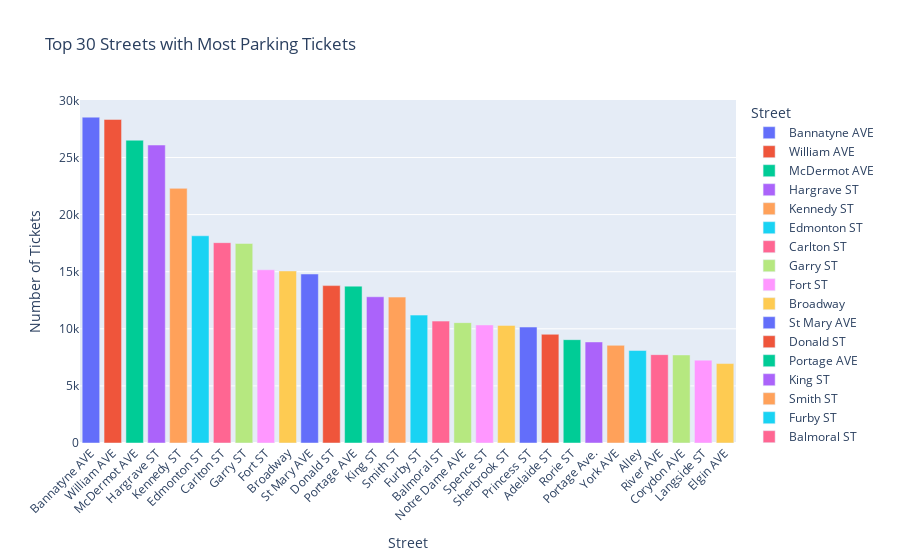

Notebook code for this chart:
### Code cell
fig = px.bar(top_30_streets, x='Street',y='count', color='Street',
             title='Top 30 Streets with Most Parking Tickets',
             labels={'count': 'Number of Tickets'})
fig.update_layout(uniformtext_minsize=8)
fig.update_layout(xaxis_tickangle=-45)
fig

### Figure 1 — Plotly figure (JSON) as saved in the notebook; plotly's stock layout.template omitted (floating-point values rounded to 4 significant figures)
{"data": [{"alignmentgroup": "True", "hovertemplate": "Street=%{x}<br>Number of Tickets=%{y}<extra></extra>", "legendgroup": "Bannatyne AVE", "marker": {"color": "#636efa", "pattern": {"shape": ""}}, "name": "Bannatyne AVE", "offsetgroup": "Bannatyne AVE", "orientation": "v", "showlegend": true, "textposition": "auto", "x": ["Bannatyne AVE"], "xaxis": "x", "y": [28532], "yaxis": "y", "type": "bar"}, {"alignmentgroup": "True", "hovertemplate": "Street=%{x}<br>Number of Tickets=%{y}<extra></extra>", "legendgroup": "William AVE", "marker": {"color": "#EF553B", "pattern": {"shape": ""}}, "name": "William AVE", "offsetgroup": "William AVE", "orientation": "v", "showlegend": true, "textposition": "auto", "x": ["William AVE"], "xaxis": "x", "y": [28333], "yaxis": "y", "type": "bar"}, {"alignmentgroup": "True", "hovertemplate": "Street=%{x}<br>Number of Tickets=%{y}<extra></extra>", "legendgroup": "McDermot AVE", "marker": {"color": "#00cc96", "pattern": {"shape": ""}}, "name": "McDermot AVE", "offsetgroup": "McDermot AVE", "orientation": "v", "showlegend": true, "textposition": "auto", "x": ["McDermot AVE"], "xaxis": "x", "y": [26514], "yaxis": "y", "type": "bar"}, {"alignmentgroup": "True", "hovertemplate": "Street=%{x}<br>Number of Tickets=%{y}<extra></extra>", "legendgroup": "Hargrave ST", "marker": {"color": "#ab63fa", "pattern": {"shape": ""}}, "name": "Hargrave ST", "offsetgroup": "Hargrave ST", "orientation": "v", "showlegend": true, "textposition": "auto", "x": ["Hargrave ST"], "xaxis": "x", "y": [26092], "yaxis": "y", "type": "bar"}, {"alignmentgroup": "True", "hovertemplate": "Street=%{x}<br>Number of Tickets=%{y}<extra></extra>", "legendgroup": "Kennedy ST", "marker": {"color": "#FFA15A", "pattern": {"shape": ""}}, "name": "Kennedy ST", "offsetgroup": "Kennedy ST", "orientation": "v", "showlegend": true, "textposition": "auto", "x": ["Kennedy ST"], "xaxis": "x", "y": [22297], "yaxis": "y", "type": "bar"}, {"alignmentgroup": "True", "hovertemplate": "Street=%{x}<br>Number of Tickets=%{y}<extra></extra>", "legendgroup": "Edmonton ST", "marker": {"color": "#19d3f3", "pattern": {"shape": ""}}, "name": "Edmonton ST", "offsetgroup": "Edmonton ST", "orientation": "v", "showlegend": true, "textposition": "auto", "x": ["Edmonton ST"], "xaxis": "x", "y": [18145], "yaxis": "y", "type": "bar"}, {"alignmentgroup": "True", "hovertemplate": "Street=%{x}<br>Number of Tickets=%{y}<extra></extra>", "legendgroup": "Carlton ST", "marker": {"color": "#FF6692", "pattern": {"shape": ""}}, "name": "Carlton ST", "offsetgroup": "Carlton ST", "orientation": "v", "showlegend": true, "textposition": "auto", "x": ["Carlton ST"], "xaxis": "x", "y": [17543], "yaxis": "y", "type": "bar"}, {"alignmentgroup": "True", "hovertemplate": "Street=%{x}<br>Number of Tickets=%{y}<extra></extra>", "legendgroup": "Garry ST", "marker": {"color": "#B6E880", "pattern": {"shape": ""}}, "name": "Garry ST", "offsetgroup": "Garry ST", "orientation": "v", "showlegend": true, "textposition": "auto", "x": ["Garry ST"], "xaxis": "x", "y": [17473], "yaxis": "y", "type": "bar"}, {"alignmentgroup": "True", "hovertemplate": "Street=%{x}<br>Number of Tickets=%{y}<extra></extra>", "legendgroup": "Fort ST", "marker": {"color": "#FF97FF", "pattern": {"shape": ""}}, "name": "Fort ST", "offsetgroup": "Fort ST", "orientation": "v", "showlegend": true, "textposition": "auto", "x": ["Fort ST"], "xaxis": "x", "y": [15168], "yaxis": "y", "type": "bar"}, {"alignmentgroup": "True", "hovertemplate": "Street=%{x}<br>Number of Tickets=%{y}<extra></extra>", "legendgroup": "Broadway", "marker": {"color": "#FECB52", "pattern": {"shape": ""}}, "name": "Broadway", "offsetgroup": "Broadway", "orientation": "v", "showlegend": true, "textposition": "auto", "x": ["Broadway"], "xaxis": "x", "y": [15064], "yaxis": "y", "type": "bar"}, {"alignmentgroup": "True", "hovertemplate": "Street=%{x}<br>Number of Tickets=%{y}<extra></extra>", "legendgroup": "St Mary AVE", "marker": {"color": "#636efa", "pattern": {"shape": ""}}, "name": "St Mary AVE", "offsetgroup": "St Mary AVE", "orientation": "v", "showlegend": true, "textposition": "auto", "x": ["St Mary AVE"], "xaxis": "x", "y": [14797], "yaxis": "y", "type": "bar"}, {"alignmentgroup": "True", "hovertemplate": "Street=%{x}<br>Number of Tickets=%{y}<extra></extra>", "legendgroup": "Donald ST", "marker": {"color": "#EF553B", "pattern": {"shape": ""}}, "name": "Donald ST", "offsetgroup": "Donald ST", "orientation": "v", "showlegend": true, "textposition": "auto", "x": ["Donald ST"], "xaxis": "x", "y": [13781], "yaxis": "y", "type": "bar"}, {"alignmentgroup": "True", "hovertemplate": "Street=%{x}<br>Number of Tickets=%{y}<extra></extra>", "legendgroup": "Portage AVE", "marker": {"color": "#00cc96", "pattern": {"shape": ""}}, "name": "Portage AVE", "offsetgroup": "Portage AVE", "orientation": "v", "showlegend": true, "textposition": "auto", "x": ["Portage AVE"], "xaxis": "x", "y": [13735], "yaxis": "y", "type": "bar"}, {"alignmentgroup": "True", "hovertemplate": "Street=%{x}<br>Number of Tickets=%{y}<extra></extra>", "legendgroup": "King ST", "marker": {"color": "#ab63fa", "pattern": {"shape": ""}}, "name": "King ST", "offsetgroup": "King ST", "orientation": "v", "showlegend": true, "textposition": "auto", "x": ["King ST"], "xaxis": "x", "y": [12804], "yaxis": "y", "type": "bar"}, {"alignmentgroup": "True", "hovertemplate": "Street=%{x}<br>Number of Tickets=%{y}<extra></extra>", "legendgroup": "Smith ST", "marker": {"color": "#FFA15A", "pattern": {"shape": ""}}, "name": "Smith ST", "offsetgroup": "Smith ST", "orientation": "v", "showlegend": true, "textposition": "auto", "x": ["Smith ST"], "xaxis": "x", "y": [12775], "yaxis": "y", "type": "bar"}, {"alignmentgroup": "True", "hovertemplate": "Street=%{x}<br>Number of Tickets=%{y}<extra></extra>", "legendgroup": "Furby ST", "marker": {"color": "#19d3f3", "pattern": {"shape": ""}}, "name": "Furby ST", "offsetgroup": "Furby ST", "orientation": "v", "showlegend": true, "textposition": "auto", "x": ["Furby ST"], "xaxis": "x", "y": [11198], "yaxis": "y", "type": "bar"}, {"alignmentgroup": "True", "hovertemplate": "Street=%{x}<br>Number of Tickets=%{y}<extra></extra>", "legendgroup": "Balmoral ST", "marker": {"color": "#FF6692", "pattern": {"shape": ""}}, "name": "Balmoral ST", "offsetgroup": "Balmoral ST", "orientation": "v", "showlegend": true, "textposition": "auto", "x": ["Balmoral ST"], "xaxis": "x", "y": [10672], "yaxis": "y", "type": "bar"}, {"alignmentgroup": "True", "hovertemplate": "Street=%{x}<br>Number of Tickets=%{y}<extra></extra>", "legendgroup": "Notre Dame AVE", "marker": {"color": "#B6E880", "pattern": {"shape": ""}}, "name": "Notre Dame AVE", "offsetgroup": "Notre Dame AVE", "orientation": "v", "showlegend": true, "textposition": "auto", "x": ["Notre Dame AVE"], "xaxis": "x", "y": [10540], "yaxis": "y", "type": "bar"}, {"alignmentgroup": "True", "hovertemplate": "Street=%{x}<br>Number of Tickets=%{y}<extra></extra>", "legendgroup": "Spence ST", "marker": {"color": "#FF97FF", "pattern": {"shape": ""}}, "name": "Spence ST", "offsetgroup": "Spence ST", "orientation": "v", "showlegend": true, "textposition": "auto", "x": ["Spence ST"], "xaxis": "x", "y": [10336], "yaxis": "y", "type": "bar"}, {"alignmentgroup": "True", "hovertemplate": "Street=%{x}<br>Number of Tickets=%{y}<extra></extra>", "legendgroup": "Sherbrook ST", "marker": {"color": "#FECB52", "pattern": {"shape": ""}}, "name": "Sherbrook ST", "offsetgroup": "Sherbrook ST", "orientation": "v", "showlegend": true, "textposition": "auto", "x": ["Sherbrook ST"], "xaxis": "x", "y": [10297], "yaxis": "y", "type": "bar"}, {"alignmentgroup": "True", "hovertemplate": "Street=%{x}<br>Number of Tickets=%{y}<extra></extra>", "legendgroup": "Princess ST", "marker": {"color": "#636efa", "pattern": {"shape": ""}}, "name": "Princess ST", "offsetgroup": "Princess ST", "orientation": "v", "showlegend": true, "textposition": "auto", "x": ["Princess ST"], "xaxis": "x", "y": [10153], "yaxis": "y", "type": "bar"}, {"alignmentgroup": "True", "hovertemplate": "Street=%{x}<br>Number of Tickets=%{y}<extra></extra>", "legendgroup": "Adelaide ST", "marker": {"color": "#EF553B", "pattern": {"shape": ""}}, "name": "Adelaide ST", "offsetgroup": "Adelaide ST", "orientation": "v", "showlegend": true, "textposition": "auto", "x": ["Adelaide ST"], "xaxis": "x", "y": [9519], "yaxis": "y", "type": "bar"}, {"alignmentgroup": "True", "hovertemplate": "Street=%{x}<br>Number of Tickets=%{y}<extra></extra>", "legendgroup": "Rorie ST", "marker": {"color": "#00cc96", "pattern": {"shape": ""}}, "name": "Rorie ST", "offsetgroup": "Rorie ST", "orientation": "v", "showlegend": true, "textposition": "auto", "x": ["Rorie ST"], "xaxis": "x", "y": [9048], "yaxis": "y", "type": "bar"}, {"alignmentgroup": "True", "hovertemplate": "Street=%{x}<br>Number of Tickets=%{y}<extra></extra>", "legendgroup": "Portage Ave.", "marker": {"color": "#ab63fa", "pattern": {"shape": ""}}, "name": "Portage Ave.", "offsetgroup": "Portage Ave.", "orientation": "v", "showlegend": true, "textposition": "auto", "x": ["Portage Ave."], "xaxis": "x", "y": [8848], "yaxis": "y", "type": "bar"}, {"alignmentgroup": "True", "hovertemplate": "Street=%{x}<br>Number of Tickets=%{y}<extra></extra>", "legendgroup": "York AVE", "marker": {"color": "#FFA15A", "pattern": {"shape": ""}}, "name": "York AVE", "offsetgroup": "York AVE", "orientation": "v", "showlegend": true, "textposition": "auto", "x": ["York AVE"], "xaxis": "x", "y": [8551], "yaxis": "y", "type": "bar"}, {"alignmentgroup": "True", "hovertemplate": "Street=%{x}<br>Number of Tickets=%{y}<extra></extra>", "legendgroup": "Alley", "marker": {"color": "#19d3f3", "pattern": {"shape": ""}}, "name": "Alley", "offsetgroup": "Alley", "orientation": "v", "showlegend": true, "textposition": "auto", "x": ["Alley"], "xaxis": "x", "y": [8098], "yaxis": "y", "type": "bar"}, {"alignmentgroup": "True", "hovertemplate": "Street=%{x}<br>Number of Tickets=%{y}<extra></extra>", "legendgroup": "River AVE", "marker": {"color": "#FF6692", "pattern": {"shape": ""}}, "name": "River AVE", "offsetgroup": "River AVE", "orientation": "v", "showlegend": true, "textposition": "auto", "x": ["River AVE"], "xaxis": "x", "y": [7738], "yaxis": "y", "type": "bar"}, {"alignmentgroup": "True", "hovertemplate": "Street=%{x}<br>Number of Tickets=%{y}<extra></extra>", "legendgroup": "Corydon AVE", "marker": {"color": "#B6E880", "pattern": {"shape": ""}}, "name": "Corydon AVE", "offsetgroup": "Corydon AVE", "orientation": "v", "showlegend": true, "textposition": "auto", "x": ["Corydon AVE"], "xaxis": "x", "y": [7711], "yaxis": "y", "type": "bar"}, {"alignmentgroup": "True", "hovertemplate": "Street=%{x}<br>Number of Tickets=%{y}<extra></extra>", "legendgroup": "Langside ST", "marker": {"color": "#FF97FF", "pattern": {"shape": ""}}, "name": "Langside ST", "offsetgroup": "Langside ST", "orientation": "v", "showlegend": true, "textposition": "auto", "x": ["Langside ST"], "xaxis": "x", "y": [7256], "yaxis": "y", "type": "bar"}, {"alignmentgroup": "True", "hovertemplate": "Street=%{x}<br>Number of Tickets=%{y}<extra></extra>", "legendgroup": "Elgin AVE", "marker": {"color": "#FECB52", "pattern": {"shape": ""}}, "name": "Elgin AVE", "offsetgroup": "Elgin AVE", "orientation": "v", "showlegend": true, "textposition": "auto", "x": ["Elgin AVE"], "xaxis": "x", "y": [6958], "yaxis": "y", "type": "bar"}], "layout": {"xaxis": {"anchor": "y", "domain": [0.0, 1.0], "title": {"text": "Street"}, "categoryorder": "array", "categoryarray": ["Bannatyne AVE", "William AVE", "McDermot AVE", "Hargrave ST", "Kennedy ST", "Edmonton ST", "Carlton ST", "Garry ST", "Fort ST", "Broadway", "St Mary AVE", "Donald ST", "Portage AVE", "King ST", "Smith ST", "Furby ST", "Balmoral ST", "Notre Dame AVE", "Spence ST", "Sherbrook ST", "Princess ST", "Adelaide ST", "Rorie ST", "Portage Ave.", "York AVE", "Alley", "River AVE", "Corydon AVE", "Langside ST", "Elgin AVE"], "tickangle": -45}, "yaxis": {"anchor": "x", "domain": [0.0, 1.0], "title": {"text": "Number of Tickets"}}, "legend": {"title": {"text": "Street"}, "tracegroupgap": 0}, "title": {"text": "Top 30 Streets with Most Parking Tickets"}, "barmode": "relative", "uniformtext": {"minsize": 8}}}
